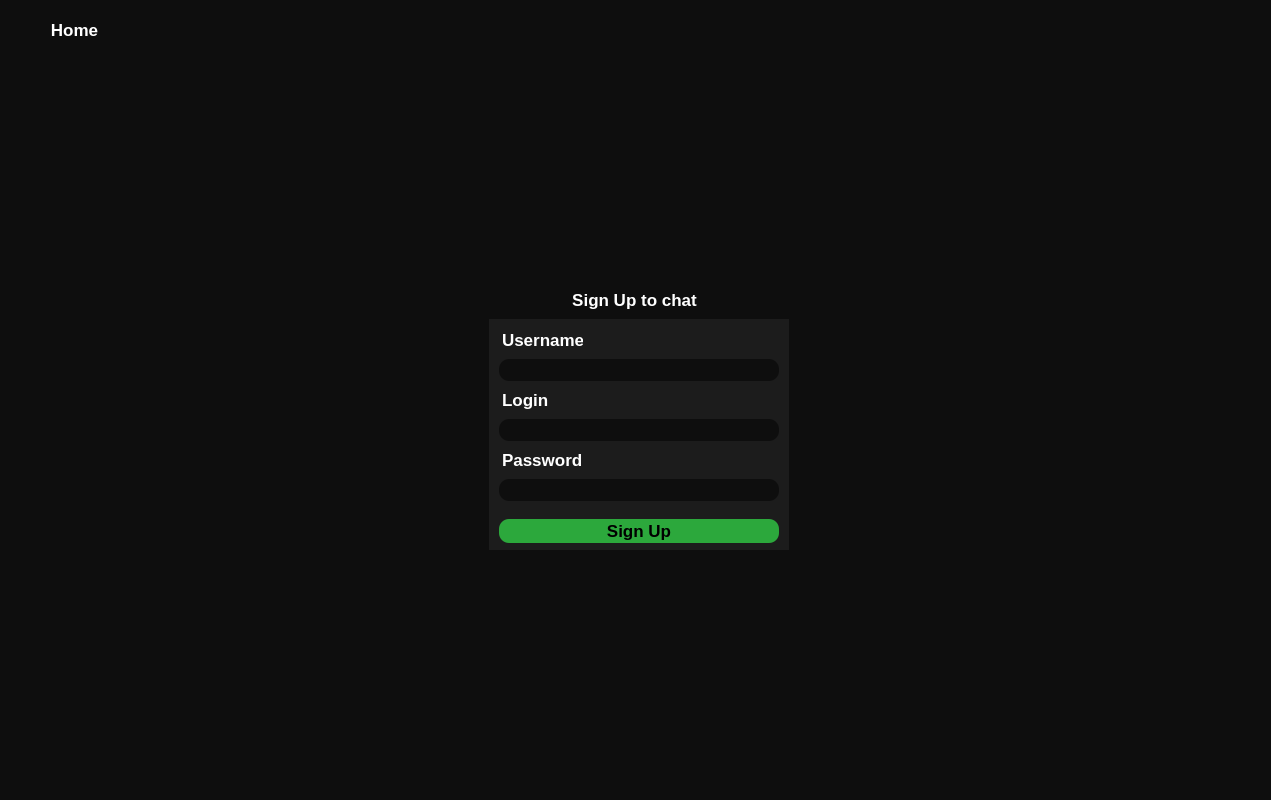
<?xml version="1.0" encoding="UTF-8"?>
<ui version="4.0">
 <class>SignUpWidgetClass</class>
 <widget class="QWidget" name="SignUpWidgetClass">
  <property name="geometry">
   <rect>
    <x>0</x>
    <y>0</y>
    <width>1271</width>
    <height>800</height>
   </rect>
  </property>
  <property name="windowTitle">
   <string>SignUpWidget</string>
  </property>
  <property name="styleSheet">
   <string notr="true"/>
  </property>
  <widget class="QStackedWidget" name="stackedWidget">
   <property name="geometry">
    <rect>
     <x>-11</x>
     <y>-11</y>
     <width>1291</width>
     <height>821</height>
    </rect>
   </property>
   <widget class="QWidget" name="page">
    <property name="styleSheet">
     <string notr="true">background-color: rgba(14,14,14,255);</string>
    </property>
    <widget class="QPushButton" name="HomeButton">
     <property name="geometry">
      <rect>
       <x>20</x>
       <y>20</y>
       <width>131</width>
       <height>41</height>
      </rect>
     </property>
     <property name="font">
      <font>
       <family>Arial</family>
       <pointsize>13</pointsize>
       <bold>true</bold>
      </font>
     </property>
     <property name="styleSheet">
      <string notr="true">background-color: rgba(255, 255, 255, 0); 
border: none; 
color: white
</string>
     </property>
     <property name="text">
      <string>Home</string>
     </property>
    </widget>
    <widget class="QWidget" name="widget_4" native="true">
     <property name="geometry">
      <rect>
       <x>500</x>
       <y>330</y>
       <width>300</width>
       <height>231</height>
      </rect>
     </property>
     <property name="styleSheet">
      <string notr="true">background-color: rgba(28,28,28,255);
</string>
     </property>
     <widget class="QLabel" name="label_10">
      <property name="geometry">
       <rect>
        <x>13</x>
        <y>130</y>
        <width>101</width>
        <height>21</height>
       </rect>
      </property>
      <property name="font">
       <font>
        <family>Arial</family>
        <pointsize>13</pointsize>
        <bold>true</bold>
       </font>
      </property>
      <property name="styleSheet">
       <string notr="true">color: white;
</string>
      </property>
      <property name="text">
       <string>Password</string>
      </property>
      <property name="alignment">
       <set>Qt::AlignLeading|Qt::AlignLeft|Qt::AlignVCenter</set>
      </property>
     </widget>
     <widget class="QLabel" name="label_11">
      <property name="geometry">
       <rect>
        <x>13</x>
        <y>70</y>
        <width>81</width>
        <height>21</height>
       </rect>
      </property>
      <property name="font">
       <font>
        <family>Arial</family>
        <pointsize>13</pointsize>
        <bold>true</bold>
       </font>
      </property>
      <property name="styleSheet">
       <string notr="true">color: white;
</string>
      </property>
      <property name="text">
       <string>Login</string>
      </property>
      <property name="alignment">
       <set>Qt::AlignLeading|Qt::AlignLeft|Qt::AlignVCenter</set>
      </property>
     </widget>
     <widget class="QLineEdit" name="LoginLineEdit">
      <property name="geometry">
       <rect>
        <x>10</x>
        <y>100</y>
        <width>280</width>
        <height>22</height>
       </rect>
      </property>
      <property name="font">
       <font>
        <family>Arial</family>
        <pointsize>13</pointsize>
        <bold>true</bold>
       </font>
      </property>
      <property name="styleSheet">
       <string notr="true">background-color: rgba(14,14,14,255);
color: white;
border-radius: 10px;</string>
      </property>
     </widget>
     <widget class="QLineEdit" name="PasswordLineEdit">
      <property name="geometry">
       <rect>
        <x>10</x>
        <y>160</y>
        <width>280</width>
        <height>22</height>
       </rect>
      </property>
      <property name="styleSheet">
       <string notr="true">background-color: rgba(14,14,14,255);
color: white;
border-radius: 10px;</string>
      </property>
     </widget>
     <widget class="QPushButton" name="SignUpToButton">
      <property name="geometry">
       <rect>
        <x>10</x>
        <y>200</y>
        <width>280</width>
        <height>24</height>
       </rect>
      </property>
      <property name="font">
       <font>
        <family>Arial</family>
        <pointsize>13</pointsize>
        <bold>true</bold>
       </font>
      </property>
      <property name="styleSheet">
       <string notr="true">background-color: rgb(44,168,60);
border-radius: 10px;</string>
      </property>
      <property name="text">
       <string>Sign Up</string>
      </property>
     </widget>
     <widget class="QLabel" name="label_13">
      <property name="geometry">
       <rect>
        <x>13</x>
        <y>10</y>
        <width>81</width>
        <height>21</height>
       </rect>
      </property>
      <property name="font">
       <font>
        <family>Arial</family>
        <pointsize>13</pointsize>
        <bold>true</bold>
       </font>
      </property>
      <property name="styleSheet">
       <string notr="true">color: white;
</string>
      </property>
      <property name="text">
       <string>Username</string>
      </property>
      <property name="alignment">
       <set>Qt::AlignLeading|Qt::AlignLeft|Qt::AlignVCenter</set>
      </property>
     </widget>
     <widget class="QLineEdit" name="UsernameLineEdit">
      <property name="geometry">
       <rect>
        <x>10</x>
        <y>40</y>
        <width>280</width>
        <height>22</height>
       </rect>
      </property>
      <property name="font">
       <font>
        <family>Arial</family>
        <pointsize>13</pointsize>
        <bold>true</bold>
       </font>
      </property>
      <property name="styleSheet">
       <string notr="true">background-color: rgba(14,14,14,255);
color: white;
border-radius: 10px;</string>
      </property>
     </widget>
    </widget>
    <widget class="QLabel" name="label_12">
     <property name="geometry">
      <rect>
       <x>565</x>
       <y>300</y>
       <width>161</width>
       <height>21</height>
      </rect>
     </property>
     <property name="font">
      <font>
       <family>Arial</family>
       <pointsize>13</pointsize>
       <bold>true</bold>
      </font>
     </property>
     <property name="styleSheet">
      <string notr="true">color: white;
</string>
     </property>
     <property name="text">
      <string>Sign Up to chat</string>
     </property>
     <property name="alignment">
      <set>Qt::AlignCenter</set>
     </property>
    </widget>
   </widget>
  </widget>
 </widget>
 <layoutdefault spacing="6" margin="11"/>
 <resources/>
 <connections/>
</ui>
